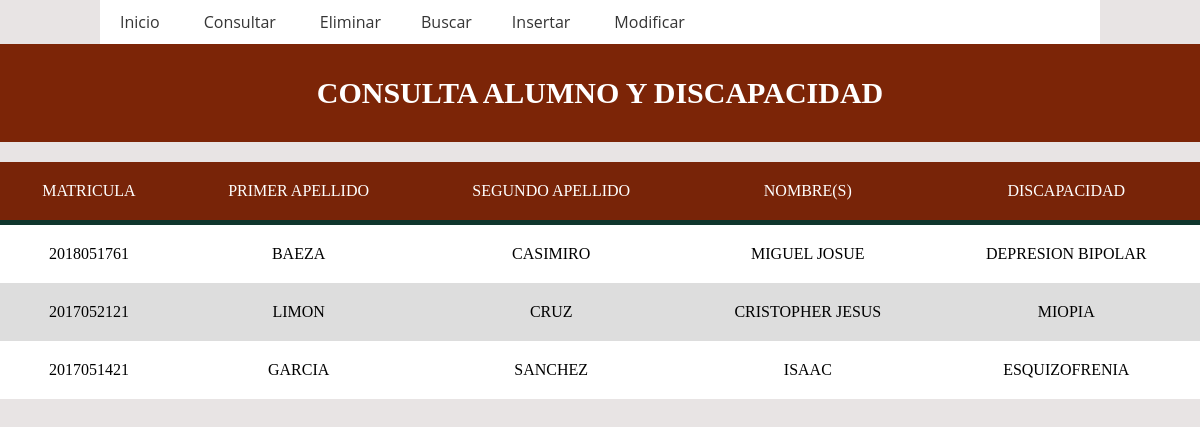
/CONSULTAS/consulta_aludis.php, run on the app's committed database.
### tables this page shows
CREATE TABLE ALUDIS(
MATRICULA4 INT,
ID_DIS1 INT,
CONSTRAINT FK_MAT4 FOREIGN KEY(MATRICULA4) REFERENCES ALUMNO(MATRICULA) ON DELETE SET NULL,
CONSTRAINT FK_IDIS1 FOREIGN KEY(ID_DIS1) REFERENCES DISCAPACIDAD(ID_DIS) ON DELETE SET NULL)
ENGINE INNODB;

CREATE TABLE ALUMNO(
MATRICULA INT,
NOMBRE VARCHAR(50),
APE_P VARCHAR(50),
APE_M VARCHAR(50), 
FOTO VARCHAR(100),
GRUPO VARCHAR(50),
GENERO VARCHAR(50),
CURP VARCHAR(50),
CORREO VARCHAR(50),
PESO int,
ALTURA int,
ID_SAN1 INT,
ID_TURNO1 INT,
ID_CARRERA1 INT,
ID_ESTATUS1 INT,
CONSTRAINT PK_MAT PRIMARY KEY(MATRICULA),
CONSTRAINT FK_ISAN1 FOREIGN KEY(ID_SAN1) REFERENCES SANGRE(ID_SAN) ON DELETE SET NULL,
CONSTRAINT FK_ITUR1 FOREIGN KEY(ID_TURNO1) REFERENCES TURNO(ID_TURNO)ON DELETE SET NULL,
CONSTRAINT FK_ICAR1 FOREIGN KEY(ID_CARRERA1) REFERENCES CARRERA(ID_CARRERA)ON DELETE SET NULL,
CONSTRAINT FK_EST1 FOREIGN KEY(ID_ESTATUS1) REFERENCES ESTATUS(ID_ESTATUS)ON DELETE SET NULL)
ENGINE INNODB;

CREATE TABLE DISCAPACIDAD(
ID_DIS INT,
NOM_DIS VARCHAR(130),
CONSTRAINT PK_IDISCA PRIMARY KEY(ID_DIS))
ENGINE INNODB;

### CONSULTAS/consulta_aludis.php (the view, shortened to what this page needs)
<!doctype html>
<html lang="es">
<head>
  <link rel="stylesheet" href="ostras.css">
</head>
<body>
  <header>
    <nav class="navegacion">
      <ul class="menu">
        <li><a href="../menuostia.php">Inicio</a></li>
        <li><a href="../CONSULTAS/consulta_aludis.php">Consultar</a></li>
        <li><a href="../BORRAR/borrar_aludis.php">Eliminar</a>
          <li><a href="../BUSCAR/buscar_aludis.php">Buscar</a>
		  <li><a href="../INSERTAR/insertar_aludis.php">Insertar</a></li>
		  <li><a href="../MODIFICAR/modificar_aludis.php">Modificar</a></li>
          </ul>
    </nav>
  </header>
</body>
</html>
    <html>
      <head> <meta charset="UTF-8">
    <title>PSS</title> <link rel="stylesheet" href="dis.css">
    <link rel="stylesheet" type="text/css" href="jamon.css">
    </head>
    <body>
    <header>
	<h1 id="titulo">  CONSULTA ALUMNO Y DISCAPACIDAD </h1> </header>
	<div align="center">
	<div id="main-container">
    <table align="center"  > <thead>
    <tr>
    <td>MATRICULA</td>
    <td>PRIMER APELLIDO</td>
    <td>SEGUNDO APELLIDO</td>
    <td>NOMBRE(S)</td>
    <td>DISCAPACIDAD</td>
    </tr></thead>
<?php
	$con = connect();
	$consulta = "SELECT MATRICULA4,APE_P,APE_M,NOMBRE,NOM_DIS FROM ALUDIS inner join ALUMNO on ALUDIS.MATRICULA4=ALUMNO.MATRICULA inner join DISCAPACIDAD on ALUDIS.ID_DIS1=DISCAPACIDAD.ID_DIS";
	$resultado1 = mysqli_query($con , $consulta);
	while ($row=mysqli_fetch_array ($resultado1))
	{
	echo "<tr><td>". $row["MATRICULA4"]. "</td>";
	echo "<td>". $row["APE_P"]. "</td>";
	echo "<td>". $row["APE_M"]. "</td>";
	echo "<td>". $row["NOMBRE"]. "</td>";
	echo "<td>". $row["NOM_DIS"]. "</td>";
	}
?>
	</table> </div>
    </body>
    </html>

### CONSULTAS/ostras.css (style rules this page uses)
* { margin: 0; padding: 0; -webkit-box-sizing: border-box; -moz-box-sizing: border-box; box-sizing: border-box; }
body { background: #E8E4E4; }
header { width: 100%; }
.navegacion { width: 1000px; margin: -4px auto; background: #fff; }
.navegacion ul { list-style: none; }
.menu > li { position: relative; display: inline-block; }
.menu > li > a { display: block; padding: 15px 20px; color: #353535; font-family: 'Open sans'; text-decoration: none; }

### CONSULTAS/dis.css (style rules this page uses)
body { background-color: #E8E4E4; font-family: Calibri; }
#main-container { margin: 20px auto; }
table { background-color: white; text-align: center; border-collapse: collapse; width: 100%; }
th, td { padding: 20px; }
thead { background-color: #782408; border-bottom: solid 5px #0F362D; color: white; }
tr:nth-child(even) { background-color: #ddd; }

### CONSULTAS/jamon.css (style rules this page uses)
header #titulo { text-align: center; padding: 32px 32px; font-size: 30px; background-color:#7c2507; color: white; font-family: candara; }

### data on the page
aludis: MATRICULA4 "2018051761", MATRICULA4.APE_P "BAEZA", MATRICULA4.APE_M "CASIMIRO", MATRICULA4.NOMBRE "MIGUEL JOSUE", ID_DIS1.NOM_DIS "DEPRESION BIPOLAR"
aludis: MATRICULA4 "2017052121", MATRICULA4.APE_P "LIMON", MATRICULA4.APE_M "CRUZ", MATRICULA4.NOMBRE "CRISTOPHER JESUS", ID_DIS1.NOM_DIS "MIOPIA"
aludis: MATRICULA4 "2017051421", MATRICULA4.APE_P "GARCIA", MATRICULA4.APE_M "SANCHEZ", MATRICULA4.NOMBRE "ISAAC", ID_DIS1.NOM_DIS "ESQUIZOFRENIA"
